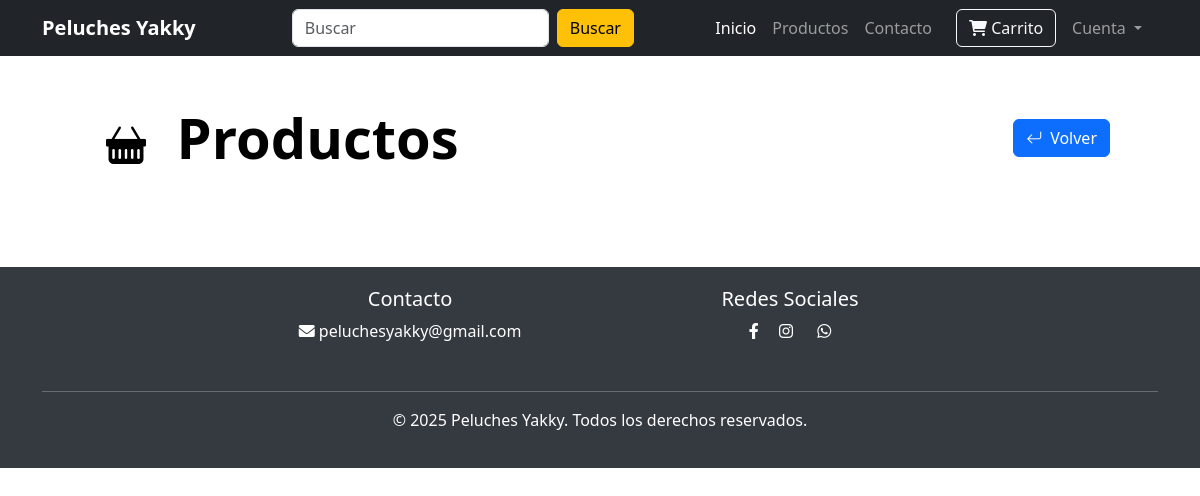
The page /productos-todo on the database as committed earlier.
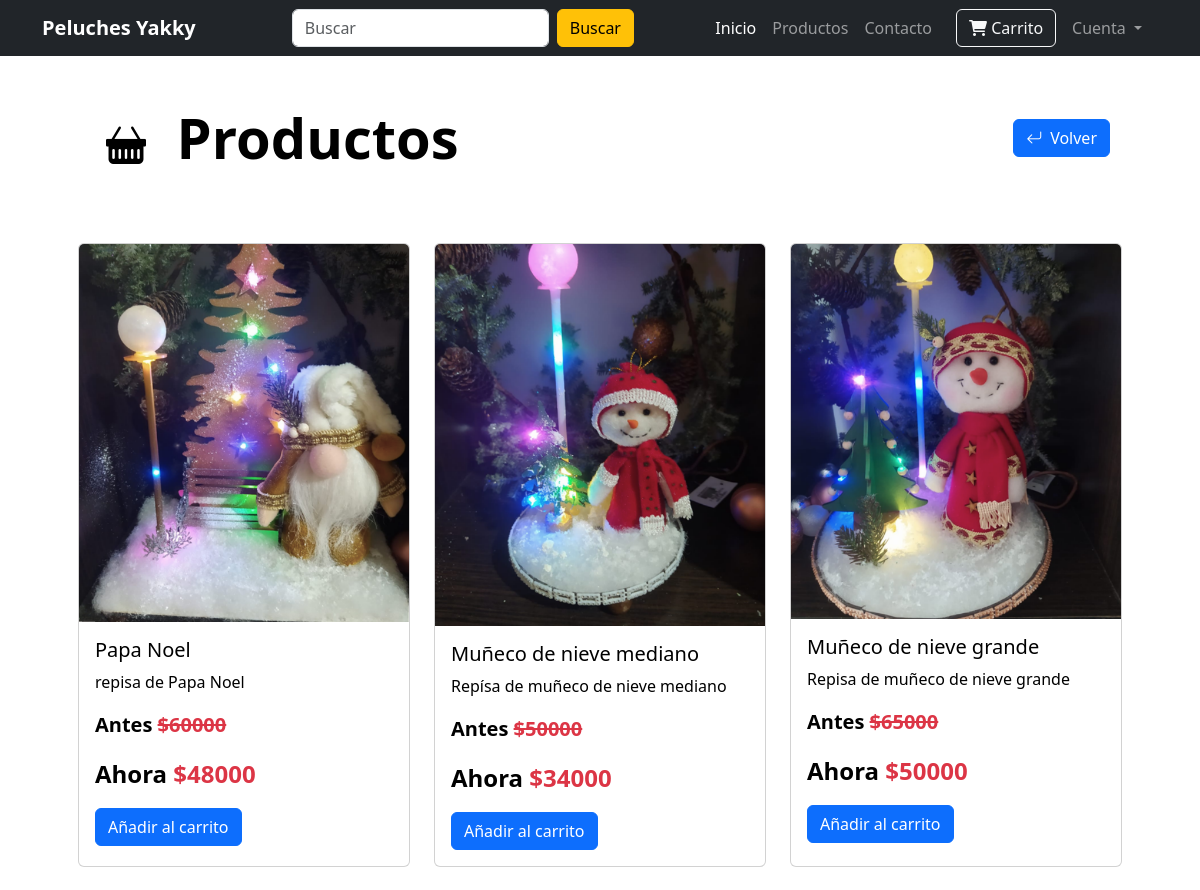
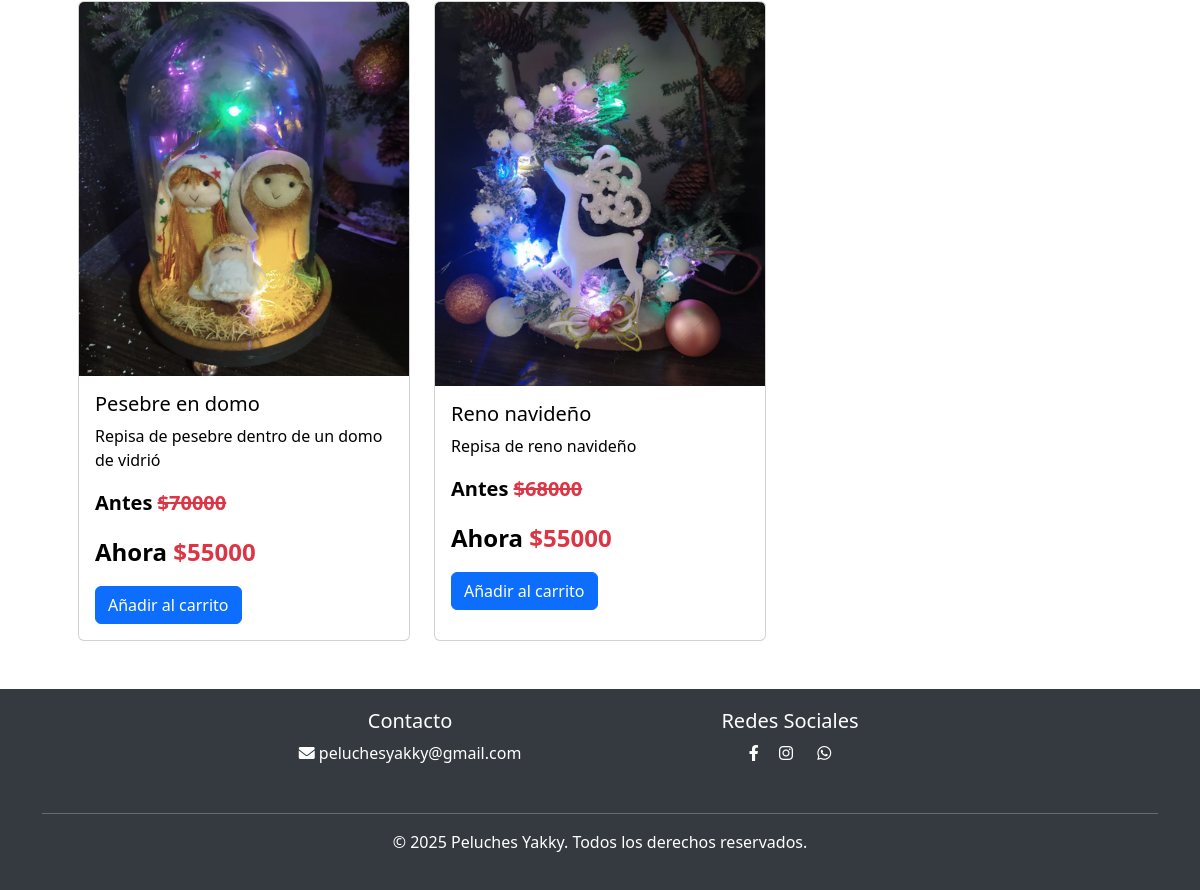
The same page on the database as committed later (2 pictures, top to bottom).
### website/models.py (models this page shows, shortened)
class Product(db.Model):
    id = db.Column(db.Integer, primary_key=True)
    product_name = db.Column(db.String(100), nullable=False)
    current_price = db.Column(db.Integer, nullable=False)
    precio_costo = db.Column(db.Integer, nullable=False)  # tarea
    previous_price = db.Column(db.Integer, nullable=False)
    in_stock = db.Column(db.Integer, nullable=False)
    product_picture = db.Column(db.String(1000), nullable=False)
    flash_sale = db.Column(db.Boolean, default=False)
    date_added = db.Column(db.DateTime, default=datetime.utcnow)
    descripcion = db.Column(db.String(1000), nullable=False)
    is_deleted = db.Column(db.Boolean, default=False)
    carts = db.relationship(
        "Cart", backref=db.backref("product", lazy=True), cascade="all, delete-orphan"
    )
    orders = db.relationship(
        "Order", backref=db.backref("product", lazy=True), cascade="all, delete-orphan"
    )

### website/views.py (the view)
@views.route("/productos-todo")
def productos_todos():
    productos = Product.query.all()
    return render_template(
        "productos_todo.html",
        productos=productos,
        cart=(
            Cart.query.filter_by(customer_link=current_user.id).all()
            if current_user.is_authenticated
            else []
        ),
    )

### website/templates/productos_todo.html (shortened to what this page needs)
{% extends 'index.html' %}
{% block body %}
<section class="container mb-5">
    <div class="d-flex justify-content-between align-items-center m-5">
        <h1 class="text-black mb-0 display-4 fw-bold">
            <i class="bi bi-basket-fill fs-1 text-black m-3"></i> Productos
        </h1>
        <div class="d-flex gap-3"><button onclick="window.location.href='/'" class="btn btn-primary">
                <i class="bi bi-arrow-return-left me-2  "></i>Volver
            </button>
        </div>
    </div>
    <div class="row g-4 m-4">
        {% for item in productos %}
        <div class="col-md-4">
            <div class="card product-card h-100">
                <a href="/producto/{{item.id}}" class="text-decoration-none text-black">
                    <img src="{{ item.product_picture }}" class="card-img-top" alt="Peluche Unicornio">
                    <div class="card-body">
                        <h5 class="card-title">{{ item.product_name }}</h5>
                        <p class="card-text">{{ item.descripcion }}</p>
                        <p class="  fw-bold fs-5">Antes <s class="text-danger fs-5">${{ item.previous_price }}</s></p>
                        <p class=" fw-bold fs-4">Ahora <span class="text-danger fw-bold fs-4">${{
                                item.current_price}}</span></p>
                </a>
                <a href="/agregar-carrito/{{ item.id }}" class="btn btn-primary">Añadir al carrito</a>
            </div>
        </div>
    </div>
    {% endfor %}
    </div>
</section>
{% endblock %}

### website/templates/index.html (shortened to what this page needs)
<!DOCTYPE html>
<html lang="es">
<head>
    <link href="https://cdn.jsdelivr.net/npm/bootstrap@5.3.0/dist/css/bootstrap.min.css" rel="stylesheet">
    <link rel="stylesheet" href="https://cdn.jsdelivr.net/npm/bootstrap-icons@1.13.1/font/bootstrap-icons.min.css">
    <link rel="stylesheet" href="https://cdnjs.cloudflare.com/ajax/libs/font-awesome/6.0.0/css/all.min.css">
    <link rel="stylesheet" href="{{ url_for('static', filename='css/style.css' ) }}">
</head>
<body>
    <nav class="navbar navbar-expand-lg navbar-dark bg-dark">
        <div class="container">
            <a class="navbar-brand fw-bold me-5" href="/">Peluches Yakky</a>
            <div class="collapse navbar-collapse" id="navbarNav">
                <form class="d-flex ms-5" role="search" action="/buscar" method="post">
                    <input class="form-control me-2" name="buscar" type="search" placeholder="Buscar"
                        aria-label="Buscar">
                    <button class="btn btn-warning" type="submit">Buscar</button>
                </form>
                <ul class="navbar-nav ms-auto">
                    <li class="nav-item"><a class="nav-link active" href="/">Inicio</a></li>
                    <li class="nav-item"><a class="nav-link" href="/productos-todo">Productos</a></li>
                    <li class="nav-item"><a class="nav-link" href="#contacto">Contacto</a></li>
                </ul>
                {% if cart | length < 1 %} <a href="/carrito" class="btn btn-outline-light ms-3">
                    <i class="fas fa-shopping-cart"></i> Carrito
                    </a>
                    {% else %}
                    <a href="/carrito" class="btn btn-outline-light ms-3">
                        <i class="fas fa-shopping-cart"></i> Carrito <i
                            class="bi bi-{{ cart | length }}-circle-fill"></i>
                    </a>
                    {% endif %}
            </div>
            <ul class="navbar-nav me-auto mb-2 mb-lg-0">
                <li class="nav-item dropdown mx-2">
                    <a class="nav-link dropdown-toggle text-grey" href="#" role="button" , id="profileDropdown"
                        data-bs-toggle="dropdown" aria-hidden="false">
                        Cuenta
                    </a>
            </li>
            </ul>
        </div>
    </nav>
    {% block body %}
    {% endblock %}
    <footer class="text-center" id="contacto">
        <div class="container">
            <div class="row">
                <div class="col-md-4 mb-3 offset-md-2">
                    <h5>Contacto</h5>
                    <p><i class="fas fa-envelope"></i> peluchesyakky@gmail.com</p>
                </div>
                <div class="col-md-4 mb-3">
                    <h5>Redes Sociales</h5>
                    <a href="https://www.facebook.com/profile.php?id=100093166902343" class="text-white me-3 ps-3"><i
                            class="fab fa-facebook-f"></i></a>
                    <a href="https://www.instagram.com/peluches_yakky/" class="text-white me-3"><i
                            class="fab fa-instagram"></i></a>
                    <a href="https://wa.me/573135484798?text=¡Hola!%20Quisiera%20más%20información%20sobre%20sus%20peluches."
                        class="text-white me-3 ps-1" style="width: 60px; height: 60px;">
                        <i class="fab fa-whatsapp"></i>
                    </a>
                </div>
            </div>
            <hr>
            <p>&copy; 2025 Peluches Yakky. Todos los derechos reservados.</p>
        </div>
    </footer>
</body>
</html>

### website/static/css/style.css (style rules this page uses)
.product-card { transition: transform 0.3s; }
footer { background-color: #343a40; color: white; padding: 20px 0; }

Rows that differ between the two databases and show on the page:
added Product: product_picture (picture), product_name "Papa Noel", descripcion "repisa de Papa Noel", previous_price "60000", current_price "48000"
added Product: product_picture (picture), product_name "Muñeco de nieve mediano", descripcion "Repísa de muñeco de nieve mediano", previous_price "50000", current_price "34000"
added Product: product_picture (picture), product_name "Muñeco de nieve grande", descripcion "Repisa de muñeco de nieve grande", previous_price "65000", current_price "50000"
added Product: product_picture (picture), product_name "Pesebre en domo", descripcion "Repisa de pesebre dentro de un domo de vidrió", previous_price "70000", current_price "55000"
added Product: product_picture (picture), product_name "Reno navideño", descripcion "Repisa de reno navideño", previous_price "68000", current_price "55000"
